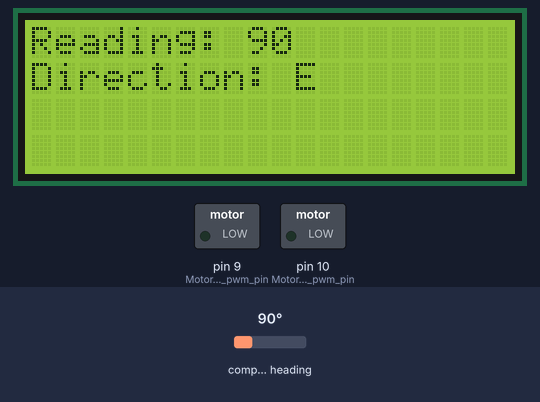
Simulated run of this sketch. Board: Arduino Mega 2560, built with avr-gcc and run on an emulated ATmega2560. Shown: 20×4 character LCD, switched loads named in the sketch (green lamp = pin HIGH). Wiring (inferred from the names in the program): CMPS compass at I2C address 0x60. Inputs (shaded band) come from the test bench; at power-on: compass heading 90°. What the sketch prints to the serial monitor is not drawn. At 13.3 s the program stops and its outputs stay as they are.

Above: at 0.22 s.
1.3 s: compass heading set to 180°
4.3 s: compass heading set to 269°
7.3 s: compass heading set to 352°
10.3 s: compass heading set to 199°
13.3 s: compass heading set to 7°
At 13.7 s:
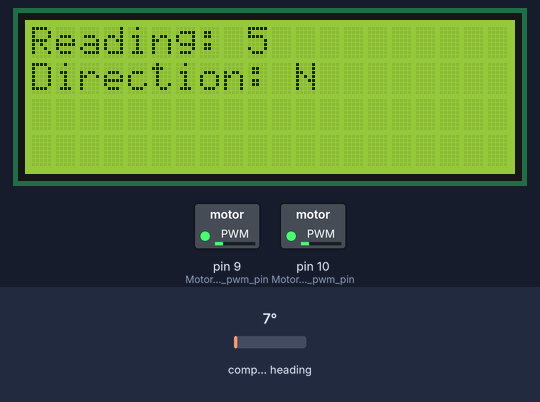
Timing chart, 0 to 14.8 s (numbered marks = the images above; inputs shaded):
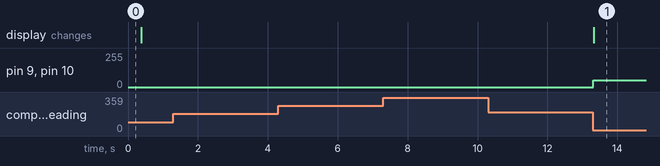

The sketch:

Week44.ino
```cpp
#include <Wire.h>
#include <LiquidCrystal.h>

// PIN definitions

const int rs = 37, en = 36, d4 = 35, d5 = 34, d6 = 33, d7 = 32;
LiquidCrystal lcd(rs, en, d4, d5, d6, d7);
const int js_x = A8, js_y = A9, js_key = 19;
const int SDA_pin = 20; // serial data
const int SCL_pin = 21; // serial clock


#define CMPS_address 0x60
#define Motor_forward 0
#define Motor_return 1
#define Motor_L_dir_pin 7
#define Motor_R_dir_pin 8
#define Motor_L_pwm_pin 9
#define Motor_R_pwm_pin 10

// Predefined global variables

int reading = 0;

void setup() {
  Serial.begin(9600);
  Wire.begin();
  lcd.begin(20, 4);
}

void printRawValue() {
  Wire.beginTransmission(CMPS_address);
  Wire.write(byte(0x01));
  Wire.endTransmission(false);

  Wire.requestFrom(CMPS_address, 1, false);

  if (Wire.available() >= 1) {
    byte raw = Wire.read();

    Serial.print("raw: ");
    Serial.print(raw);
    Serial.println();
  }
}

void printCompassHeading() {
  Wire.beginTransmission(CMPS_address);
  Wire.write(byte(0x01));
  Wire.endTransmission();

  Wire.requestFrom(CMPS_address, 2);

  if (Wire.available() >= 2) {
    reading = map(Wire.read(), 0, 255, 0, 359);
  }

  if (reading <= 23) {
    lcd.setCursor(0, 1);
    lcd.print("Direction: ");
    lcd.print("N");

  } else if (reading >= 24 && reading < 68) {
    lcd.setCursor(0, 1);
    lcd.print("Direction: ");
    lcd.print("NE");

  } else if (reading >= 68 && reading < 113) {
    lcd.setCursor(0, 1);
    lcd.print("Direction: ");
    lcd.print("E");

  } else if (reading >= 113 && reading < 158) {
    lcd.setCursor(0, 1);
    lcd.print("Direction: ");
    lcd.print("SE");

  } else if (reading >= 158 && reading < 203) {
    lcd.setCursor(0, 1);
    lcd.print("Direction: ");
    lcd.print("S");

  } else if (reading >= 203 && reading < 248) {
    lcd.setCursor(0, 1);
    lcd.print("Direction: ");
    lcd.print("SW");


  } else if (reading >= 248 && reading < 293) {
    lcd.setCursor(0, 1);
    lcd.print("Direction: ");
    lcd.print("W");

  } else if (reading >= 293 && reading < 338) {
    lcd.setCursor(0, 1);
    lcd.print("Direction: ");
    lcd.print("NW");

  } else if (reading >= 338 && reading < 360) {
    lcd.setCursor(0, 1);
    lcd.print("Direction: ");
    lcd.print("N");

  }
  lcd.setCursor(0, 0);
  lcd.print("Reading: ");
  lcd.print(reading);
}

void turnLeft() {
  // left motor still goes the opposite way
  digitalWrite(Motor_R_dir_pin, Motor_forward);
  digitalWrite(Motor_L_dir_pin, Motor_forward);
  analogWrite(Motor_R_pwm_pin, 50);
  analogWrite(Motor_L_pwm_pin, 50);
}

void turnRight() {
  digitalWrite(Motor_R_dir_pin, Motor_return);
  digitalWrite(Motor_L_dir_pin, Motor_return);
  analogWrite(Motor_R_pwm_pin, 50);
  analogWrite(Motor_L_pwm_pin, 50);
}

void turnToHeading (unsigned int heading) {
  while (!(reading >= heading - 2) && (reading <= heading + 2)) {
    turnLeft();
  }
  analogWrite(Motor_R_pwm_pin, 0);
  analogWrite(Motor_L_pwm_pin, 0);
}

void loop() {
  printRawValue();
  printCompassHeading();
  turnToHeading(45);
  delay(25);
  lcd.clear();
}
```

Measured:
- after the input at 1.3 s, every drawn part: stays the same
- after the input at 4.3 s, every drawn part: stays the same
- after the input at 7.3 s, every drawn part: stays the same
- after the input at 10.3 s, every drawn part: stays the same
- after the input at 13.3 s, pin 9 (Motor_L_pwm_pin), pin 10 (Motor_R_pwm_pin): 0/255 → 50/255 at once; the display: changes at once (image 1)
